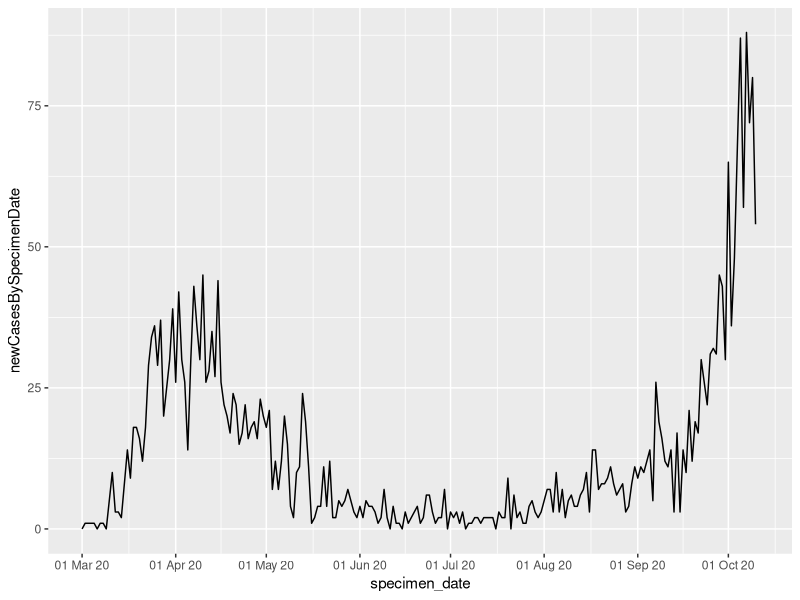
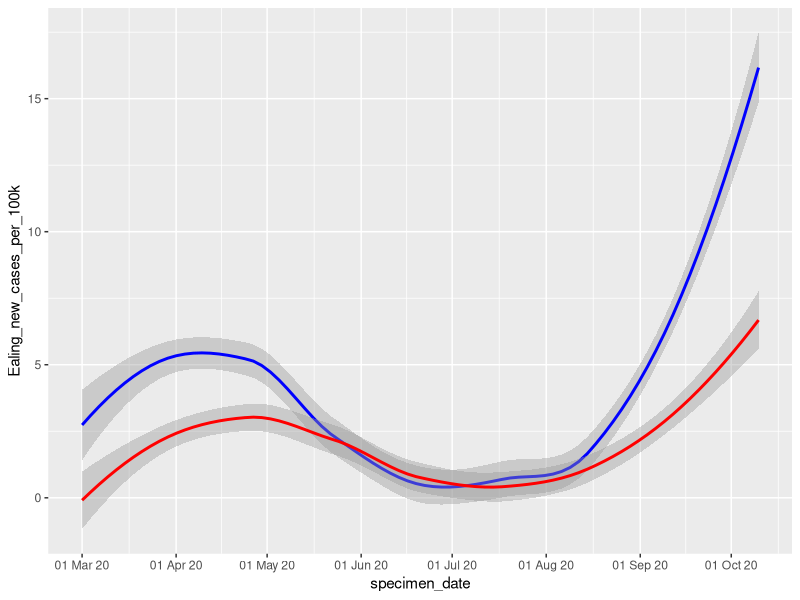

These charts were generated, in order, by the following R code:
## ---- chunk 1
library(tidyverse)
library(knitr)
## ---- chunk 2
#Create the vector of 25 numbers listed on the question paper
nums <- c(NA, 3, 4, 4, 5, 2, 4, NA, 6, 3, 5, 4, 0, 5, 7, 5, NA, 5, 2, 4, NA, 
          3, 3, 5, NA)
#Create a new vector of the same numbers, this time with missing values (NA 
#values) omitted
nums_new <- nums[!is.na(nums)]
#Check if all responses are strongly agree or strongly disagree
all(nums_new %>% is.element(c(1,7)))
## ---- chunk 3
#Return the positions in the vector of elements that are participants responding 
#somehow agree or stronger (5 or greater).
which(nums_new >= 5)
## ---- chunk 4
#Load the installed library "palmerpenguins"
library(palmerpenguins)
## ---- chunk 5
#Create a table to show species, island, bill length and body mass of the 10 
#Gentoo penguins with the highest body mass
gentoo_penguins <- penguins %>%
  #Only want the table to show species, island, bill length and body mass
  select(species, island, bill_length_mm, body_mass_g) %>%
  #Only display rows of Gentoo penguins
  filter(species == "Gentoo") %>%
  #Arrange the rows by body mass largest to smallest
  arrange(-body_mass_g) %>%
  #Take the first 10 values, i.e. the 10 Gentoo penguins with the largest body 
  #mass
  slice_head(n = 10)

#Display the table
kable(gentoo_penguins)
## ---- chunk 6
#Create a table of the average bill length per island ordered by average bill 
#length
island_bill_length <- penguins %>%
  #Only considering island and bill length
  select(island, bill_length_mm) %>%
  #Remove NA values to correctly summarise
  filter(!is.na(bill_length_mm)) %>%
  #Group rows by island
  group_by(island) %>%
  #Summarise the islands by the average bill length
  summarise(
    avg_bill_length_mm = mean(bill_length_mm)
  ) %>%
  #Arrange the table by highest to lowest average bill length
  arrange(-avg_bill_length_mm)

#Display the table
knitr::kable(island_bill_length)
## ---- chunk 7
#Create a table to show the maximum, median and minimum proportion between bill 
#length and bill depth by species
bill_ratios <- penguins %>%
  #Only considering species, bill length and bill depth
  select(species, bill_length_mm, bill_depth_mm) %>%
  #Remove any rows with NA values to correctly summarise
  filter(!is.na(bill_length_mm), !is.na(bill_depth_mm)) %>%
  #Calculate and create a column for the bill ratio of each penguin
  mutate(
    bill_ratio = bill_length_mm / bill_depth_mm
  ) %>%
  #Group rows by species
  group_by(species) %>%
  #Summarise each species with their minimum, median, and maximum bill ratios
  summarise(
    min_proportion = min(bill_ratio),
    median_proportion = median(bill_ratio),
    max_proportion = max(bill_ratio)
  )

#Display the table
knitr::kable(bill_ratios)
## ---- chunk 8
#Load the csv data to a variable
covid_data <- read_csv("covid19_cases_20200301_20201017.csv")
## ---- chunk 9
#Store this complete table that is being created into the variable
#named Ealing_complete_covid_data
Ealing_complete_covid_data <- covid_data %>%
  #Create complete table with a row for each day and area
  tidyr::complete(specimen_date, area_name) %>%
  #Arrange the table by area name (A-Z) and specimen date (oldest to newest)
  arrange(area_name, specimen_date) %>%
  #Group by area name to avoid the risk of filling NA values in a later step 
  #with values from a different area
  group_by(area_name) %>%
  #Fill NA values of new and cumulative cases with the value of the previous 
  #date for that area, if possible
  tidyr::fill(newCasesBySpecimenDate, cumCasesBySpecimenDate) %>%
  #Replace any remaining NA values with 0
  tidyr::replace_na(list(newCasesBySpecimenDate = 0, 
                         cumCasesBySpecimenDate = 0)
                    ) %>%
  #Subset the assigned area
  filter(area_name == "Ealing") %>%
  #Ungroup to drop area_name column
  ungroup() %>%
  #Drop area_name column
  select(-area_name)

#Display the first five rows
Ealing_complete_covid_data %>%
  slice_head(n = 5) %>%
  kable()
## ---- chunk 10
#Create a copy of Ealing_covid_data as a new variable
Ealing_day_before <- Ealing_complete_covid_data %>%
  #Create new column reporting the day after the date reported in Specimen_date
  #column
  mutate(
    day_to_match = specimen_date + 1
  ) %>%
  #Drop the columns specimen_date and cumCasesBySpecimenDate
  select(-specimen_date, -cumCasesBySpecimenDate) %>%
  #Rename the newCasesBySpecimen date to newCases_day_before
  rename(newCases_day_before = newCasesBySpecimenDate)

#Store this table that is being created into the variable named 
#Ealing_covid_development
Ealing_covid_development <- Ealing_complete_covid_data %>%
  #Join this table with Ealing_complete_covid_data where day_to_match is equal 
  #to specimen_date
  full_join(
    Ealing_day_before,
    by = c("specimen_date" = "day_to_match")
  ) %>%
  #Create new calculated column of new cases as a percentage of the number of 
  #cases of the previous day
  mutate(
    As_percentage_of_day_before = (
      newCasesBySpecimenDate/newCases_day_before
      )*100
  )

#Display the first five lines of each table
Ealing_day_before %>%
  slice_head(n = 5)
Ealing_covid_development %>%
  slice_head(n = 5)
## ---- chunk 11
#Replace "Inf" values in As_percentage_of_day_before with NaN
Ealing_covid_development$As_percentage_of_day_before[
  is.infinite(Ealing_covid_development$As_percentage_of_day_before)
  ] <- NaN

#Display the first 10 lines
Ealing_covid_development %>%
slice_head(n = 5)
## ---- chunk 12
ggplot(Ealing_covid_development, 
       aes(x = specimen_date, y = newCasesBySpecimenDate)
       ) +
  geom_line() +
  scale_x_date(date_breaks = "1 month", date_labels = "%d %b %y")
## ---- chunk 13
#Load the csv data to a variable
lad_pop <- read_csv("lad19_population.csv")
## ---- chunk 14
#Join the local authority info with the covid_data
lad_covid <- lad_pop %>%
  full_join(
    covid_data,
    by = c("lad19_area_name" = "area_name")
  )
## ---- chunk 15
Ealing_covid_pop <- lad_covid %>%
  #Include only rows related to Ealing from lad_covid
  filter(lad19_area_name == "Ealing") %>%
  #Consider only the area_population and specimen_date column
  select(area_population, specimen_date) %>%
  #Join the area population details onto Ealing_covid_development from Q3.3
  full_join(
    Ealing_covid_development,
    by = c("specimen_date" = "specimen_date")
  ) %>%
  #Calculate new column reporting new daily cases per 100k
  mutate(
    new_cases_per_100k = (newCasesBySpecimenDate/area_population)*100000
  )
## ---- chunk 16
#First of all, I need the complete table containing a row for each day and area
complete_covid_data <- covid_data %>%
  #Create complete table with a row for each day and area
  tidyr::complete(specimen_date, area_name) %>%
  #Arrange the table by area name (A-Z) and specimen date (oldest to newest)
  arrange(area_name, specimen_date) %>%
  #Group by area name to avoid the risk of filling NA values in a later step 
  #with values from a different area
  group_by(area_name) %>%
  #Fill NA values of new and cumulative cases with the value of the previous 
  #date for that area, if possible
  tidyr::fill(newCasesBySpecimenDate, cumCasesBySpecimenDate) %>%
  #Replace any remaining NA values with 0
  tidyr::replace_na(list(newCasesBySpecimenDate = 0, 
                         cumCasesBySpecimenDate = 0)
                    )
## ---- chunk 17
Area_complete_covid_data <- function(area) {
  complete_covid_data %>%
  #Subset the assigned area
  filter(area_name == area) %>%
  #Ungroup to drop area_name column
  ungroup() %>%
  #Drop area_name column
  select(-area_name)
}
## ---- chunk 18
Area_covid_development <- function(area) {
  covid_dev <- Area_complete_covid_data(area) %>%
  #Create new column reporting the day after the date reported in Specimen_date
  #column
  mutate(
    day_to_match = specimen_date + 1
  ) %>%
  #Drop the columns specimen_date and cumCasesBySpecimenDate
  select(-specimen_date, -cumCasesBySpecimenDate) %>%
  #Rename the newCasesBySpecimen date to newCases_day_before
  rename(newCases_day_before = newCasesBySpecimenDate) %>%
  #Join this table with Ealing_complete_covid_data where day_to_match is equal 
  #to specimen_date
  full_join(
    Area_complete_covid_data(area),
    by = c("day_to_match" = "specimen_date")
  ) %>%
  #Create new calculated column of new cases as a percentage of the number of 
  #cases of the previous day
  mutate(
    As_percentage_of_day_before = (
      newCasesBySpecimenDate/newCases_day_before
      )*100
  )
  
  #Replace "Inf" values in covid_dev with NaN
  covid_dev$As_percentage_of_day_before[
  is.infinite(covid_dev$As_percentage_of_day_before)
  ] <- NaN
  
  covid_dev
}
## ---- chunk 19
Area_covid_pop <- function(area) {
  covid_pop <- lad_covid %>%
    #Include only rows related to the input area
    filter(lad19_area_name == area) %>%
    #Take only area_population and specimen_date
    select(area_population, specimen_date) %>%
    #Join the area population details onto Ealing_covid_development from Q3.3
    full_join(
      Area_covid_development(area),
      by = c("specimen_date" = "day_to_match")
    ) %>%
    mutate(
      new_cases_per_100k = (newCasesBySpecimenDate/area_population)*100000
    )
}

Powys_covid_pop <- Area_covid_pop("Powys")
## ---- chunk 20
Ealing_v_Powys <- Ealing_covid_pop %>%
  full_join(Area_covid_pop("Powys"),
            by = c("specimen_date" = "specimen_date")
  )
## ---- chunk 21
#Select specimen_date and the columns displaying new cases per 100,000 for each
#area.
Ealing_v_Powys_per_100k <- Ealing_v_Powys %>%
  select(specimen_date, new_cases_per_100k.x, new_cases_per_100k.y) %>%
  #Rename the columns to be clear what they represent
  rename(Ealing_new_cases_per_100k = new_cases_per_100k.x, 
         Powys_new_cases_per_100k = new_cases_per_100k.y
         )

#Plot both new case rates per 100,000 people per day on the same chart
Ealing_v_Powys_per_100k %>%
  ggplot(aes(x = specimen_date)) +
  geom_smooth(aes(y = Ealing_new_cases_per_100k), col = 'blue') +
  geom_smooth(aes(y = Powys_new_cases_per_100k), col = 'red') +
  scale_x_date(date_breaks = "1 month", date_labels = "%d %b %y")
